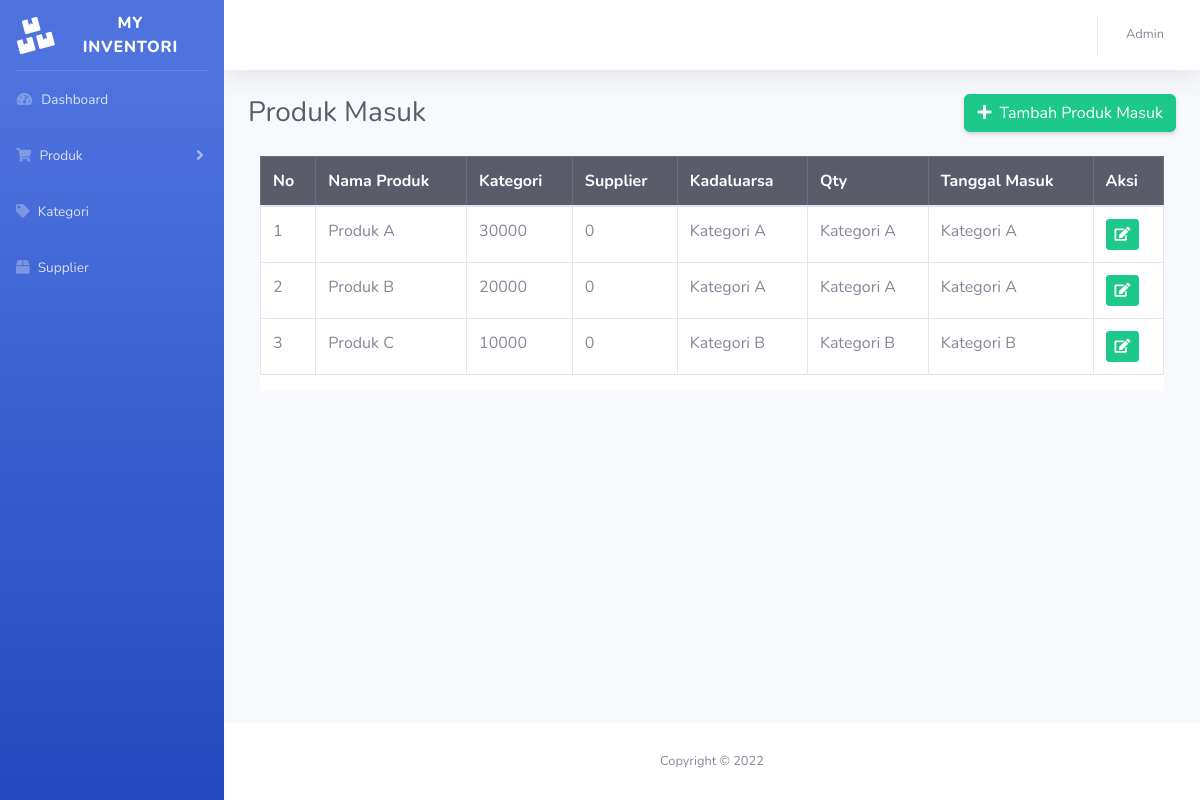
The page /produk_masuk.php (signed in) on the database its author committed.
### tables this page shows
CREATE TABLE `produk` (
  `id_produk` int(255) NOT NULL,
  `nama_produk` varchar(255) NOT NULL,
  `id_kategori` int(255) NOT NULL,
  `harga` int(255) NOT NULL,
  `qty` int(255) NOT NULL
);

CREATE TABLE `kategori` (
  `id_kategori` int(255) NOT NULL,
  `nama_kategori` varchar(255) NOT NULL
);

### produk_masuk.php (the view, shortened to what this page needs)
<?php
include '_koneksi.php';
$sql = "SELECT * FROM produk
INNER JOIN kategori
ON produk.id_kategori = kategori.id_kategori";
$result = $conn->query($sql);
if ($result->num_rows > 0) {
  while($row = $result->fetch_assoc()) {
    $produk[] = $row;
  }
} else {
  echo "0 results";
}
?>
<!DOCTYPE html>
<html lang="en">
<head>
    <link href="vendor/fontawesome-free/css/all.min.css" rel="stylesheet" type="text/css">
    <link href="css/sb-admin-2.min.css" rel="stylesheet">
</head>
<body id="page-top">
    <div id="wrapper">
		<?php include 'inc/sidebar.php'; ?>
        <div id="content-wrapper" class="d-flex flex-column">
            <div id="content">
				<?php include 'inc/topbar.php'; ?>
                <div class="container-fluid">
					<div class="d-sm-flex align-items-center justify-content-between mb-4">
						<h1 class="h3 mb-0 text-gray-800">Produk Masuk</h1>
						<a href="produk_masuk_tambah.php" class="btn btn-success shadow-sm">
						<i class="fas fa-plus mr-1"></i> Tambah Produk Masuk</a>
					</div>
					<div class="container">
						<div class="row bg-white">
							<table class="table table-bordered" id="dataTable" cellspacing="0">
								<thead class="table-dark">
									<tr>
										<th>No</th>
										<th>Nama Produk</th>
										<th>Kategori</th>
										<th>Supplier</th>
										<th>Kadaluarsa</th>
										<th>Qty</th>
										<th>Tanggal Masuk</th>
										<th>Aksi</th>
									</tr>
								</thead>
								<tbody>
								<?php foreach($produk as $produk): ?>
									<tr>
										<td><?= $produk['id_produk'] ?></td>
										<td><?= $produk['nama_produk'] ?></td>
										<td><?= $produk['harga'] ?></td>
										<td><?= $produk['qty'] ?></td>
										<td><?= $produk['nama_kategori'] ?></td>
										<td><?= $produk['nama_kategori'] ?></td>
										<td><?= $produk['nama_kategori'] ?></td>
										<td>
											<a href="produk_edit.php?id_produk=<?= $produk['id_produk'] ?>"><button type="button" class="btn btn-sm btn-success"><i class="fas fa-edit"></i></button></a>
										</td>
									</tr>
								<?php endforeach; ?>
								</tbody>
							</table>
						</div>
					</div>
                </div>
            </div>
			<?php include 'inc/footer.php'; ?>
        </div>
    </div>
</body>
</html>

### inc/sidebar.php (shortened to what this page needs)
     <ul class="navbar-nav bg-gradient-primary sidebar sidebar-dark accordion" id="accordionSidebar">
          <a class="sidebar-brand d-flex align-items-center justify-content-center" href="dashboard.php">
              <div class="sidebar-brand-icon rotate-n-15">
                  <i class="fas fa-boxes"></i>
              </div>
              <div class="sidebar-brand-text mx-3">My Inventori</div>
          </a>
          <hr class="sidebar-divider my-0">
          <li class="nav-item">
              <a class="nav-link" href="dashboard.php">
                  <i class="fas fa-fw fa-tachometer-alt"></i>
                  <span>Dashboard</span></a>
          </li>
          <li class="nav-item">
              <a class="nav-link collapsed" href="#" data-toggle="collapse" data-target="#collapseTwo"
                  aria-expanded="true" aria-controls="collapseTwo">
                  <i class="fas fa-shopping-cart"></i>
                  <span>Produk</span>
              </a>
          </li>
          <li class="nav-item">
              <a class="nav-link" href="kategori.php">
                  <i class="fas fa-tag"></i>
                  <span>Kategori</span></a>
          </li>
          <li class="nav-item">
              <a class="nav-link" href="supplier.php">
                  <i class="fas fa-box"></i>
                  <span>Supplier</span></a>
          </li>
</ul>

### inc/topbar.php (shortened to what this page needs)
<nav class="navbar navbar-expand navbar-light bg-white topbar mb-4 static-top shadow">
    <ul class="navbar-nav ml-auto">
        <li class="nav-item dropdown no-arrow">
            <a class="nav-link dropdown-toggle" href="#" id="userDropdown" role="button"
                data-toggle="dropdown" aria-haspopup="true" aria-expanded="false">
                <span class="mr-2 d-none d-lg-inline text-gray-600 small">Admin</span>
            </a>
        </li>
    </ul>
</nav>

### inc/footer.php
<footer class="sticky-footer bg-white">
     <div class="container my-auto">
         <div class="copyright text-center my-auto">
             <span>Copyright &copy; 2022</span>
         </div>
     </div>
 </footer>

### rows shown on the page
produk: id_produk "1", nama_produk "Produk A", harga "30000", qty "0", id_kategori.nama_kategori "Kategori A"
produk: id_produk "2", nama_produk "Produk B", harga "20000", qty "0", id_kategori.nama_kategori "Kategori A"
produk: id_produk "3", nama_produk "Produk C", harga "10000", qty "0", id_kategori.nama_kategori "Kategori B"
